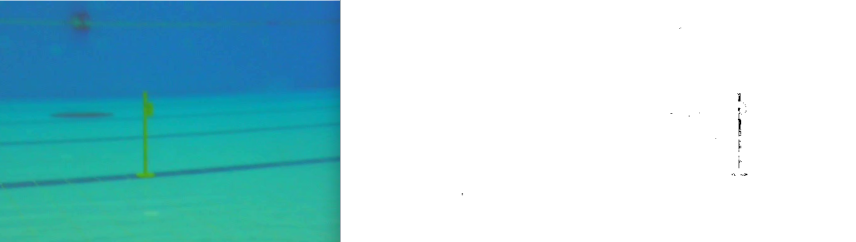
#> input picture image/filter.png, 1712 x 483 px, given in place of the camera (shown at 1/2 size)
$ python 'kapıson.py'
#> lines starting #> are read from the running program, lines starting #| are printed output that depends on the picture; after the words box and inside, x2 and y2 are one past the last pixel; in counts of white or black regions, pixels touching at a corner belong together
# xd

import cv2
import numpy as np
import math


def nothing(a):
    pass


cv2.namedWindow('controls', 2)
# create trackbar in 'controls' window with name 'r''
cv2.createTrackbar('r', 'controls', 0, 255, nothing)
cv2.createTrackbar('g', 'controls', 0, 255, nothing)
cv2.createTrackbar('b', 'controls', 0, 255, nothing)
cv2.createTrackbar('h', 'controls', 0, 255, nothing)
cv2.createTrackbar('s', 'controls', 0, 255, nothing)
cv2.createTrackbar('v', 'controls', 0, 255, nothing)

#cap = cv2.VideoCapture("C:\\Users\\cloudX\\Desktop\\kapi2.avi")


#cap = cv2.VideoCapture("http://192.168.2.2:8080/?action=stream")
cap = cv2.VideoCapture(0)

#
# cap.set(3, 1290)
# cap.set(4, 948)


def getContours(img, imgContour, areaList, cords, data, areas):
    contours, hierarchy = cv2.findContours(img, cv2.RETR_TREE, cv2.CHAIN_APPROX_NONE)
    for cnt in contours:
        area = cv2.contourArea(cnt)
        areas.append(area)
        if area < 300000:
            peri = cv2.arcLength(cnt, True)  # konturun çevresini hesaplar.
            approx = cv2.approxPolyDP(cnt, 0.02 * peri, closed=False)

            cv2.drawContours(img, [approx], -1, (255, 255, 255), 2)

            if area > 1000 and 4 <= len(approx) <= 6:
                n = approx.ravel()
                i = 0

                for j in n:
                    if (i % 2 == 0):
                        x = n[i]
                        y = n[i + 1]

                        # String containing the co-ordinates.
                        string = str(x) + " " + str(y)

                        if (i == 0):
                            # text on topmost co-ordinate.
                            cv2.putText(imgContour, string, (x, y),
                                        font, 1, (255, 0, 0), 4)
                        else:
                            # text on remaining co-ordinates.
                            cv2.putText(imgContour, string, (x, y),
                                        font, 1, (0, 255, 0), 4)
                    i = i + 1

                    m = ((n[3] - n[1]) ** 2 + (n[2] - n[0]) ** 2) ** 0.5
                    m1 = ((n[5] - n[7]) ** 2 + (n[4] - n[6]) ** 2) ** 0.5

                    m2 = ((n[1] - n[7]) ** 2 + (n[0] - n[6]) ** 2) ** 0.5
                    m3 = ((n[3] - n[5]) ** 2 + (n[2] - n[4]) ** 2) ** 0.5

                    m4 = ((n[2] - n[4]) ** 2 + (n[3] - n[5]) ** 2) ** 0.5
                    m5 = ((n[0] - n[2]) ** 2 + (n[1] - n[3]) ** 2) ** 0.5

                    if 0.9719989395702574 < (m / m1) < 1.8135595674011302 or 0.9297857054608672 < (
                            m2 / m3) < 1.9997857054608672:

                        if 1.9019989395702574 < (m / m4) < 2.9019989395702574 or 1.9019989395702574 < (
                                m2 / m5) < 2.9019989395702574:
                            M = cv2.moments((cnt))
                            cX = int(M["m10"] / M["m00"])
                            cY = int(M["m01"] / M["m00"])
                            print("x koordinatı:")
                            print(cX)
                            print("y koordinatı")
                            print(cY)

                            cv2.putText(frame, "center", (cX - 20, cY - 20), cv2.FONT_HERSHEY_SIMPLEX, 0.5,
                                        (255, 255, 255), 2)

                            cv2.circle(frame, (cX, cY), 7, (255, 255, 255), -1)
                            cv2.putText(frame, "center", (cX - 20, cY - 20),
                                        cv2.FONT_HERSHEY_SIMPLEX, 0.5, (255, 255, 255), 2)


while True:
    ret, frame = cap.read()
#> frame is the input picture: shape (483, 1712, 3); mean B, G, R 219.8, 213.5, 166.5
    font = cv2.FONT_HERSHEY_PLAIN
    if ret:
        # img = cv2.flip(frame, 1)
        b, g, r = cv2.split(frame)
        # [7 lines of commented-out code are left out]
        r = r + 103
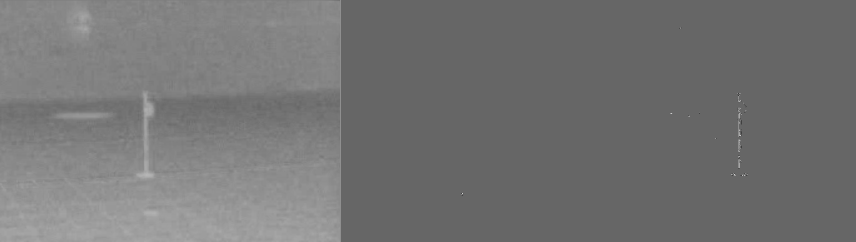
#> r: shape (483, 1712) (shown at 1/2 size); min 7, max 251, mean 115.3
        g = g + 44
        b = b + 255

        merged = cv2.merge([r, g, b])
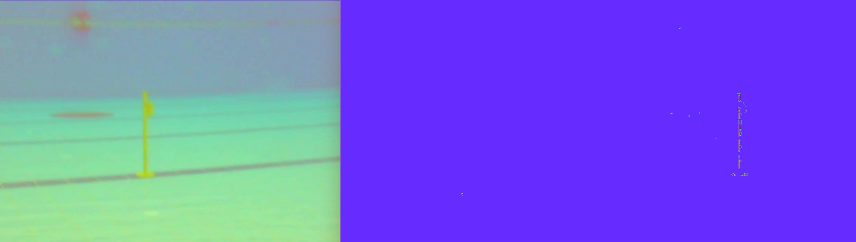
#> merged: shape (483, 1712, 3) (shown at 1/2 size); mean R, G, B 115.3, 103.3, 218.8
        cv2.imshow("merge", merged)
        # cv2.imshow("frame", frame)

        hsv = cv2.cvtColor(merged, cv2.COLOR_BGR2HSV)  # convert it to hsv
#> hsv: shape (483, 1712, 3); mean H, S, V 119.7, 160.8, 232.7

        h, s, v = cv2.split(hsv)
        h = h + 141
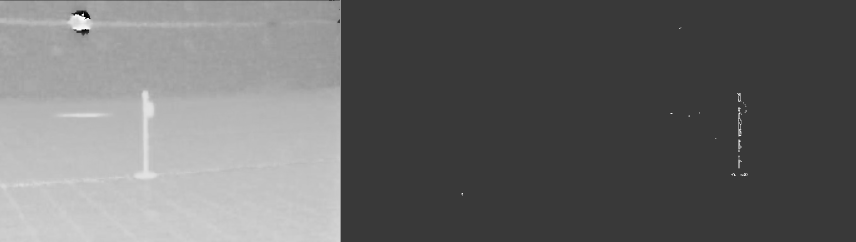
#> h: shape (483, 1712) (shown at 1/2 size); min 0, max 255, mean 106.3
        s = s + 47
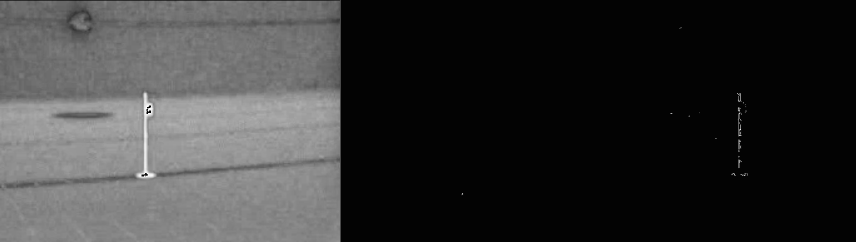
#> s: shape (483, 1712) (shown at 1/2 size); min 0, max 255, mean 53.5
        v = v + 255
        final_hsv = cv2.merge((h, s, v))
#> final_hsv: shape (483, 1712, 3); mean H, S, V 106.3, 53.5, 231.7

        img = cv2.cvtColor(final_hsv, cv2.COLOR_HSV2BGR)
        cv2.imshow("img", img)
        # bgr = cv2.cvtColor(merged, cv2.COLOR_GRAY2BGR)
        gray = cv2.cvtColor(img, cv2.COLOR_BGR2GRAY)
        blurred = cv2.medianBlur(gray, 9)
        th3 = cv2.adaptiveThreshold(blurred, 260, cv2.ADAPTIVE_THRESH_GAUSSIAN_C, cv2.THRESH_BINARY, 11, 2)
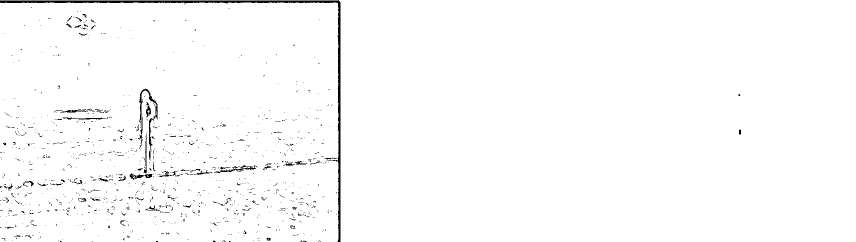
#> th3: shape (483, 1712) (shown at 1/2 size); 98.5% white; 1206 black regions (1153 under 20 px), largest, box (x1, y1, x2, y2) and area: (0, 0, 681, 483) 5425, (276, 177, 316, 300) 830, (429, 330, 512, 346) 295
        cv2.imshow("th3", th3)

        kernel = np.ones((5, 5), np.uint8)
        erosion = cv2.erode(th3, kernel, iterations=3)
#> erosion: shape (483, 1712); 82.2% white; 89 black regions, largest, box (x1, y1, x2, y2) and area: (0, 0, 687, 483) 98931, (414, 351, 655, 483) 16509, (126, 16, 217, 84) 3404
        dilation = cv2.dilate(erosion, kernel, iterations=3)
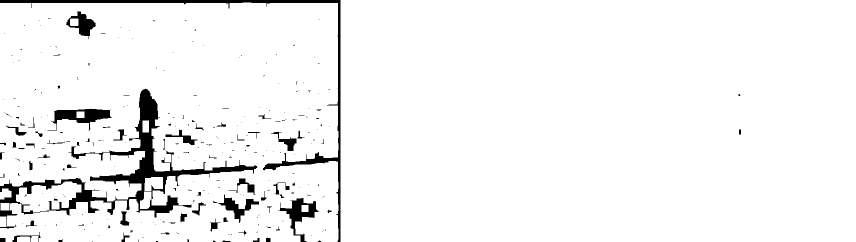
#> dilation: shape (483, 1712) (shown at 1/2 size); 95.4% white; 276 black regions (214 under 20 px)
        cv2.imshow("dilation", dilation)

        # gray = np.float32(dilation)
        # dst = cv2.cornerHarris(gray, 2, 3, 0.04)
        # # result is dilated for marking the corners, not important
        # # dst = cv2.dilate(dst, None)
        # # Threshold for an optimal value, it may vary depending on the image.
        # img[dst > 0.01 * dst.max()] = [0, 0, 255]
        # cv2.imshow('dst', img)
        # print(dst)
        imgContour = img.copy()
        hull_list = []
        areaList = []
        cords = []
        center = []
        data = []
        areas = []
        getContours(th3, imgContour, areaList, cords, data, areas)
#> in getContours, `contours, hierarchy = cv2.findContours(img, cv2.RETR_TREE, cv2.CHAIN_A..`: contours = 1609 contours, 1513 with area under 20; largest, box (x1, y1, x2, y2) and area: (677, 0, 1712, 483) 496468, (0, 5, 677, 483) 321658, (277, 176, 317, 295) 1082, (428, 329, 513, 347) 394, (286, 266, 295, 347) 254
#> the loop in getContours, `for cnt in contours:` made 1609 passes
#> (area, peri) on passes 23, 36, 37, 68, 89, 93, 94: (48, 27.31), (37, 35.8), (29, 26.49), (26, 24.97), (40.5, 38.38), (41, 38.14), (20, 19.31)
#> area on pass 1: 321658
#> after the loop in getContours, `for cnt in contours:`:
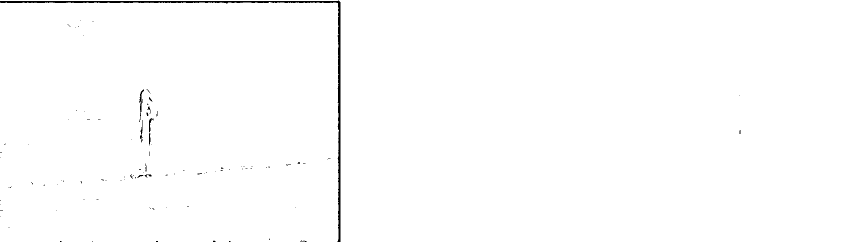
#> img: shape (483, 1712) (shown at 1/2 size); 99.3% white; 101 black regions (91 under 20 px), largest, box (x1, y1, x2, y2) and area: (0, 1, 681, 483) 4661, (278, 179, 288, 244) 172, (280, 240, 285, 285) 92
#> after the loop in getContours, `for cnt in contours:`: areas = 1609 values, max 496468 at index 1605, min 0 at index 508, mean 516.1
        cv2.imshow("Contour", imgContour)
        cv2.imshow("frame", frame)

    else:

        #cap = cv2.VideoCapture("C:\\Users\\cloudX\\Desktop\\kapi2.avi")

        cap = cv2.VideoCapture("http://192.168.2.2:8080/?action=stream")

    if cv2.waitKey(1) & 0xFF == ord('q'):
#> (key q is pressed here)
        break

$ run again, on image/pinger.png
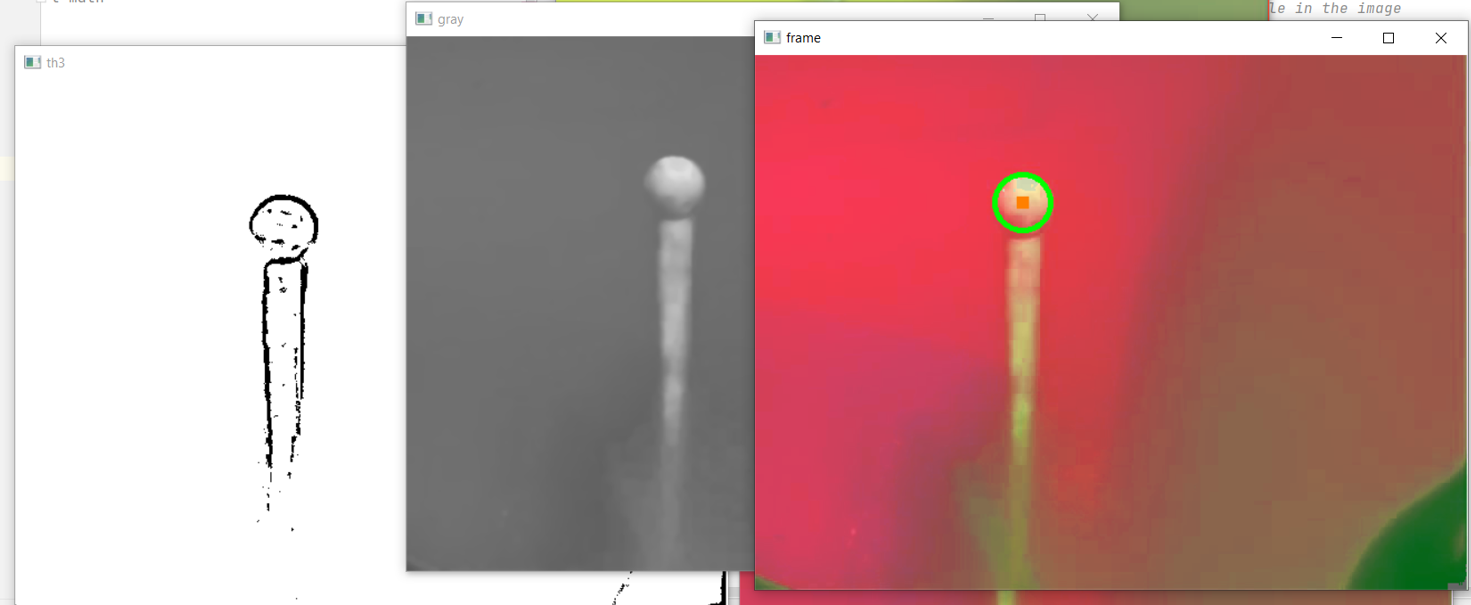
#> input picture image/pinger.png, 1471 x 605 px, given in place of the camera
#> frame is the input picture: shape (605, 1471, 3); mean B, G, R 144.2, 145, 189.4
#> hsv: shape (605, 1471, 3); mean H, S, V 109.1, 171.9, 197.5
#> final_hsv: shape (605, 1471, 3); mean H, S, V 164.1, 100.3, 196.5
#> th3: shape (605, 1471); 95.1% white; 688 black regions (615 under 20 px), largest, box (x1, y1, x2, y2) and area: (402, 0, 1471, 605) 19994, (8, 39, 401, 605) 5258, (1027, 236, 1464, 593) 3939
#> erosion: shape (605, 1471); 74.4% white; 62 black regions, largest, box (x1, y1, x2, y2) and area: (2, 0, 1471, 605) 175356, (635, 148, 715, 481) 15489, (785, 291, 986, 374) 6198
#> dilation: shape (605, 1471); 92.2% white; 202 black regions (165 under 20 px)
#> contours = 992 contours, 863 with area under 20; largest, box (x1, y1, x2, y2) and area: (0, 0, 1471, 605) 675425, (758, 59, 1252, 594) 174210, (1026, 235, 1465, 592) 5034, (986, 167, 1060, 241) 3916, (992, 173, 1054, 233) 2732
#> the loop in getContours, `for cnt in contours:` made 992 passes
#> (area, peri, n) on pass 7: (1228.5, 413.6, [745, 579, 744, 604, 896, 604, 756, 596, 746, 579])
#> after the loop in getContours, `for cnt in contours:`:
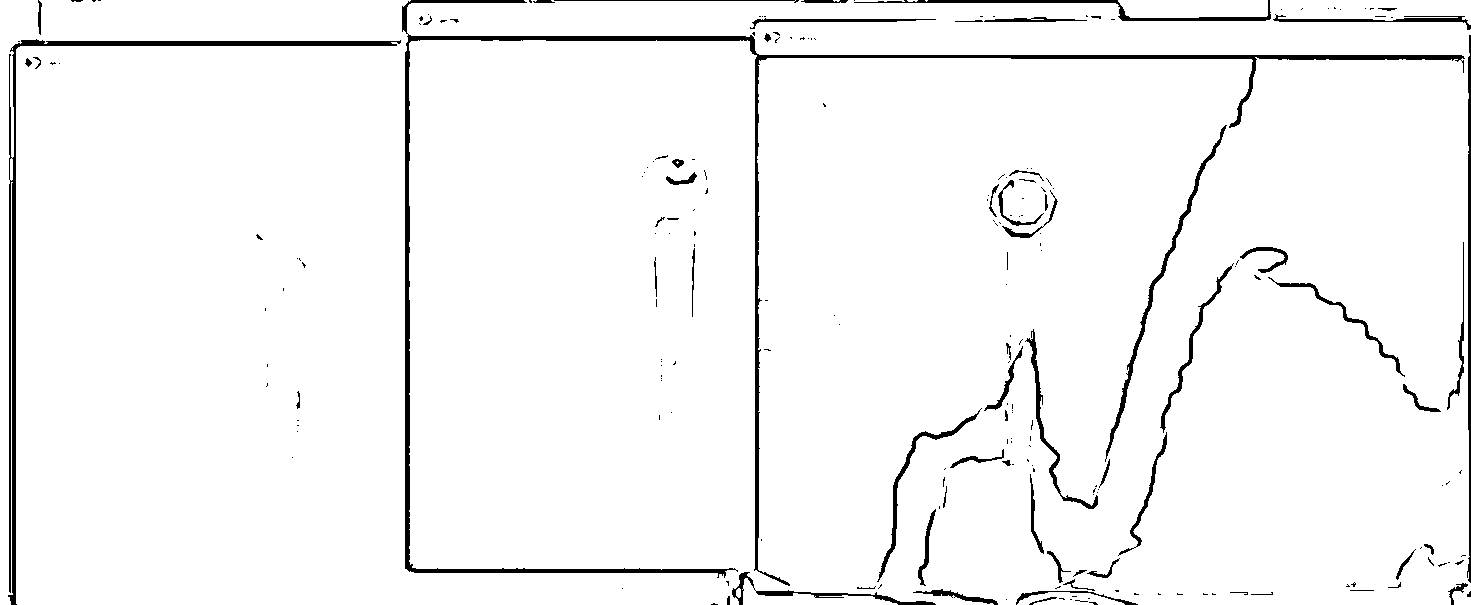
#> img: shape (605, 1471); 96.4% white; 223 black regions (156 under 20 px), largest, box (x1, y1, x2, y2) and area: (402, 0, 1465, 586) 11036, (8, 39, 401, 605) 4991, (1467, 35, 1471, 583) 1470
#> after the loop in getContours, `for cnt in contours:`:
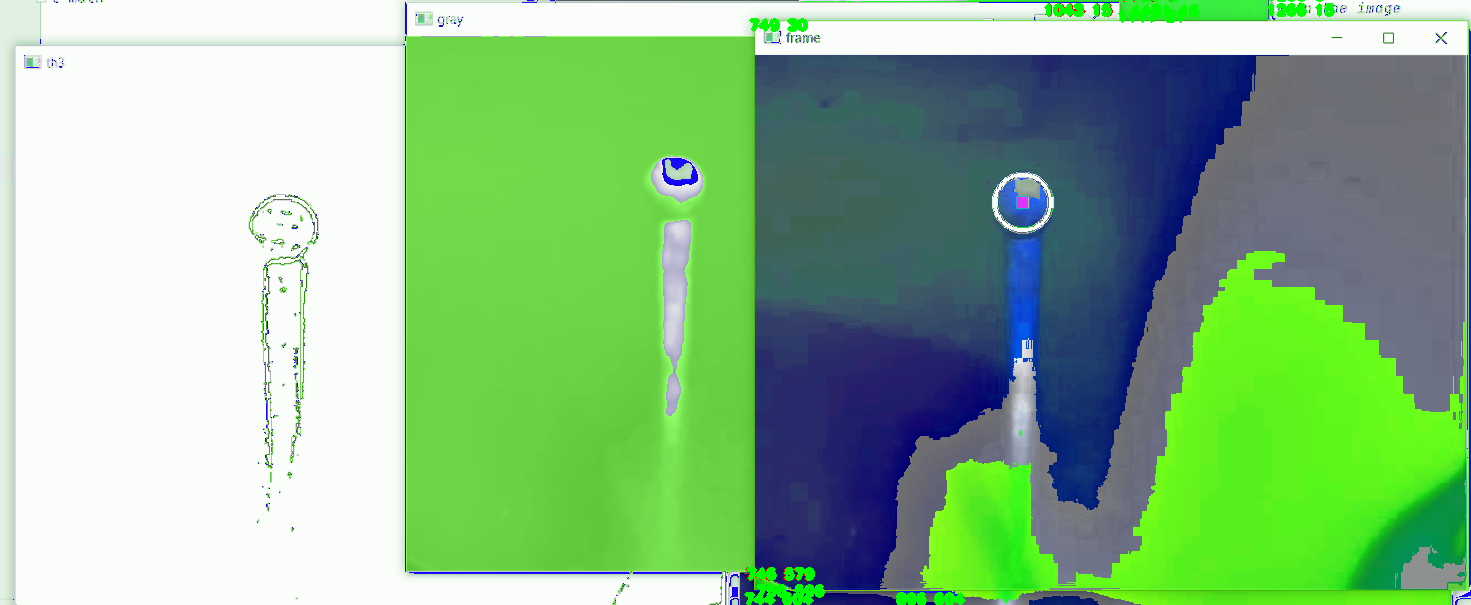
#> imgContour: shape (605, 1471, 3); mean R, G, B 138.1, 185, 140.3
#> after the loop in getContours, `for cnt in contours:`: areas = 992 values, max 675425 at index 499, min 0 at index 0, mean 891.5
